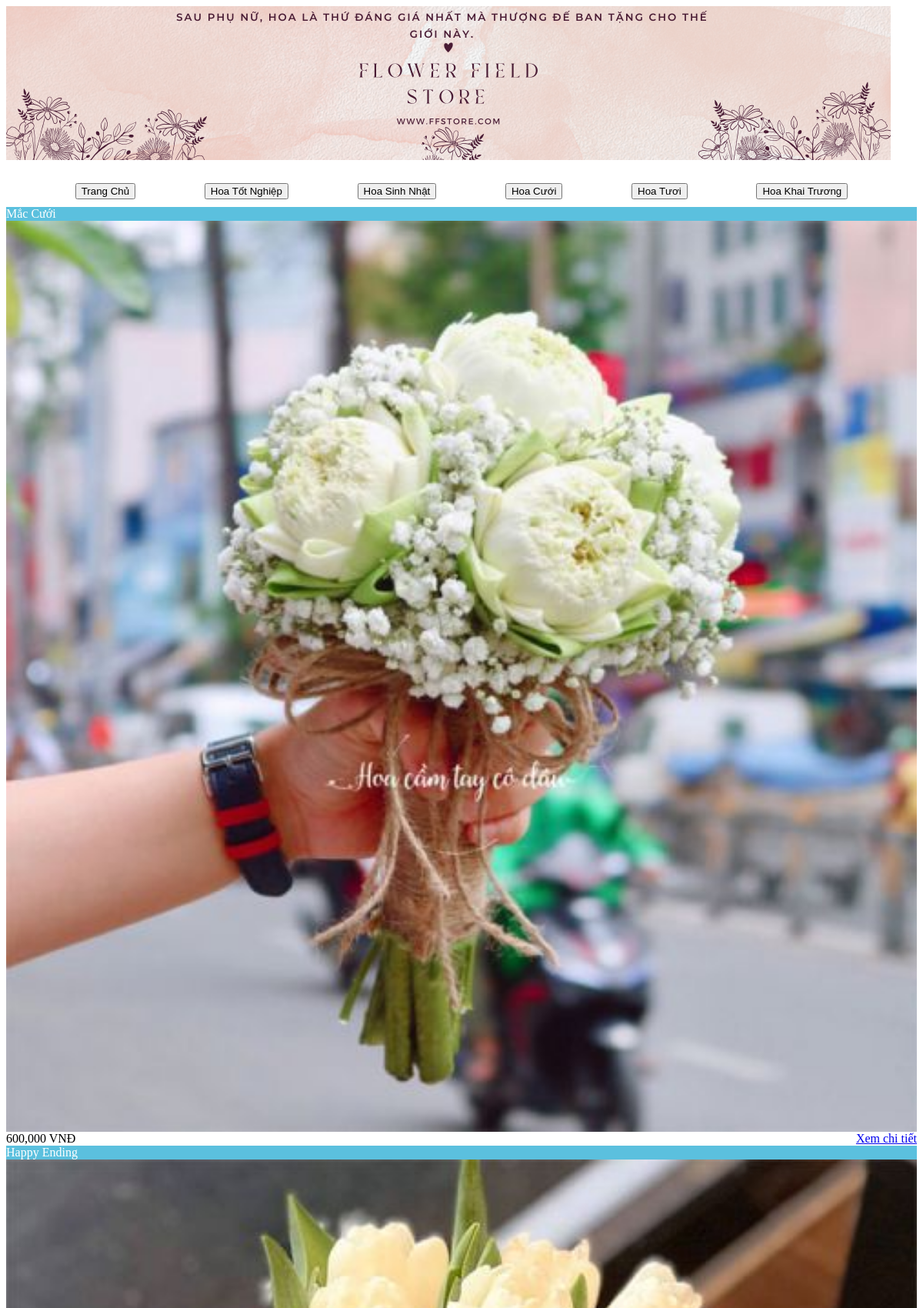
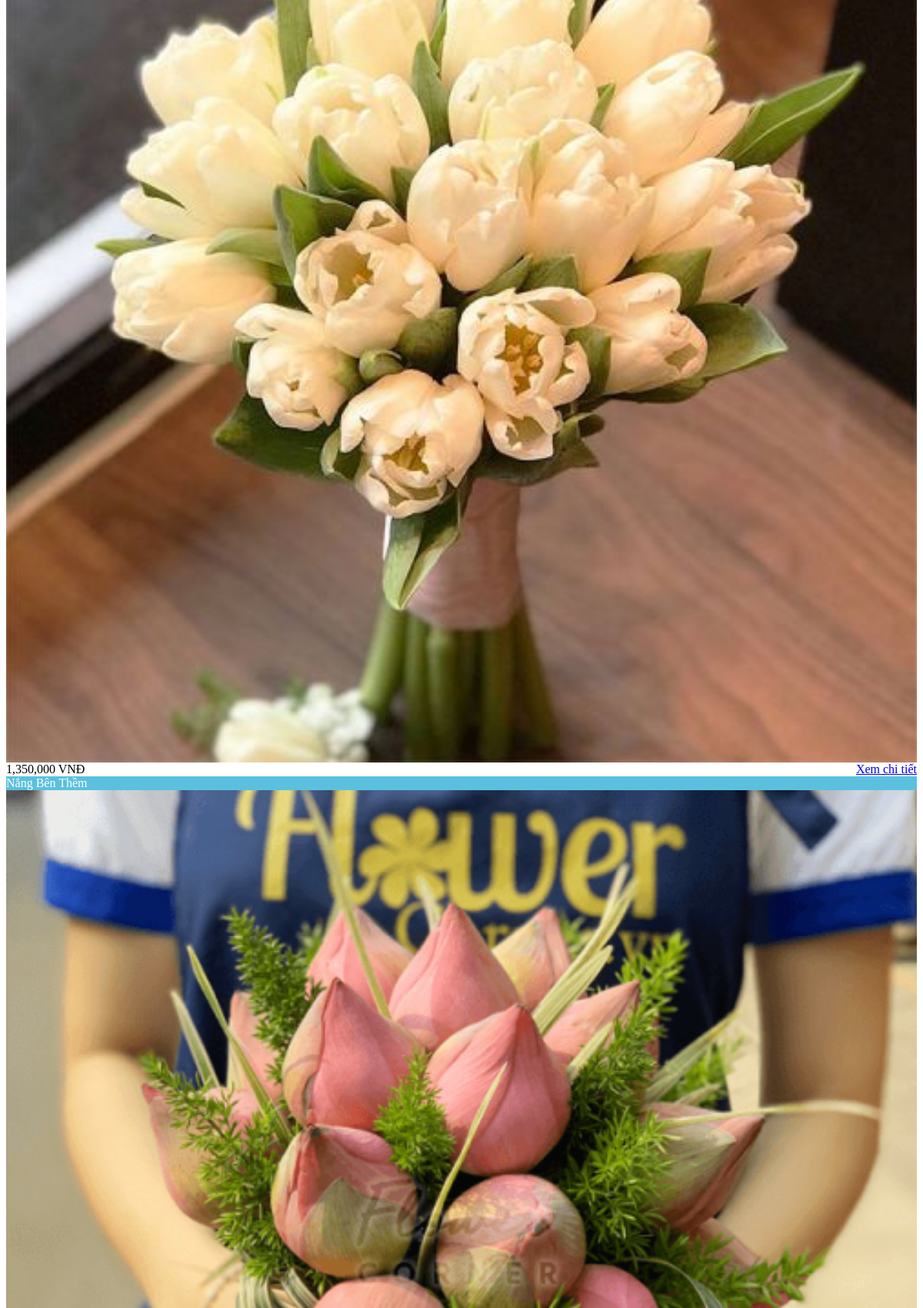
/client/danhmucview.php?id=4 (upper part), run on the app's committed database (2 pictures, top to bottom).
### tables this page shows
CREATE TABLE `danhmuc` (
  `MaLoaiSP` int(11) NOT NULL,
  `TenLoaiSP` varchar(20) NOT NULL
);

CREATE TABLE `sanpham` (
  `MaSP` int(20) NOT NULL,
  `TenSP` varchar(20) DEFAULT NULL,
  `Gia` int(20) DEFAULT NULL,
  `HinhAnh` varchar(150) DEFAULT NULL,
  `MoTaSP` varchar(100) DEFAULT NULL,
  `TrangThaiSP` varchar(20) DEFAULT NULL,
  `MaLoaiSP` int(11) DEFAULT NULL,
  `SoLuong` int(200) DEFAULT NULL
);

### admin/sanpham.php (called while the page is built, shortened)
<?php
include ('danhmuc.php');
?>

### client/danhmucview.php (the view, shortened to what this page needs)
<div class="container">
<link rel="stylesheet" href="./asset/style.css">
<div class="" style="margin-bottom: 50px;width:100%;">
    <img src="../admin/uploads/banner.png" alt="">
</div>
<?php
 include ('../admin/sanpham.php');
 $maloaisp = $_GET['id'];
 $sql = "SELECT * FROM sanpham WHERE MaLoaiSP = $maloaisp ";
 $result = mysqli_query($conn, $sql);
?>
<div class="row">
    <?php
    while ($row = mysqli_fetch_assoc($result)) {
        ?>
    <div class="col-md-4">
        <div class="card mb-4 shadow-sm">
            <div class="panel panel-info" >
                <div class="panel-heading" style="background-color: #5bc0de; color: white;">
                    <?php echo $row['TenSP']; ?>
                </div>
                <div class="panel-body">
                    <img src="<?php echo '../admin/uploads/'.$row['HinhAnh']; ?>" class="img-responsive"
                        style="width: 100%" alt="Image">
                </div>
                <div class="panel-footer" style="display: flex;justify-content: space-between">
                    <?php echo number_format($row['Gia']); ?> VNĐ
                    <a href="<?php echo "$baseUrl?p=spct&&id=".$row['MaSP']; ?>">Xem chi tiết</a>
                </div>
            </div>
        </div>
    </div>
    <?php
    }
    ?>
</div>
</div>

### client/danhmuc.php
<?php
    include("../client/connectdb.php");
    $sql = "SELECT * FROM danhmuc";
    $result = mysqli_query($conn, $sql);
?>
<div class="container">
    <div class="danhmuc">
        <a href="index.php"><button type="button" class="btn btn-info">Trang Chủ</button></a>
        <?php while ($row = mysqli_fetch_assoc($result)): ?>
            <?php $idmaloaisp = $row['MaLoaiSP'] ?>
            <a href="<?php  echo "$baseUrl?p=danhmuc&&id= $idmaloaisp" ?>">
            <button type="button" class="btn btn-info"><?php echo $row['TenLoaiSP']; ?></button>
            </a>
        <?php endwhile; ?>
    </div>
</div>

### client/asset/style.css (style rules this page uses)
.danhmuc { margin-top: -20px; margin-bottom: 10px; display: flex; justify-content: space-evenly; }

### data on the page
danhmuc: TenLoaiSP "Hoa Tốt Nghiệp"
danhmuc: TenLoaiSP "Hoa Sinh Nhật"
danhmuc: TenLoaiSP "Hoa Cưới"
danhmuc: TenLoaiSP "Hoa Tươi"
danhmuc: TenLoaiSP "Hoa Khai Trương"
sanpham: TenSP "Mắc Cưới", HinhAnh (picture), Gia "600,000"
sanpham: TenSP "Happy Ending", HinhAnh (picture), Gia "1,350,000"
sanpham: TenSP "Nắng Bên Thềm", HinhAnh (picture)
